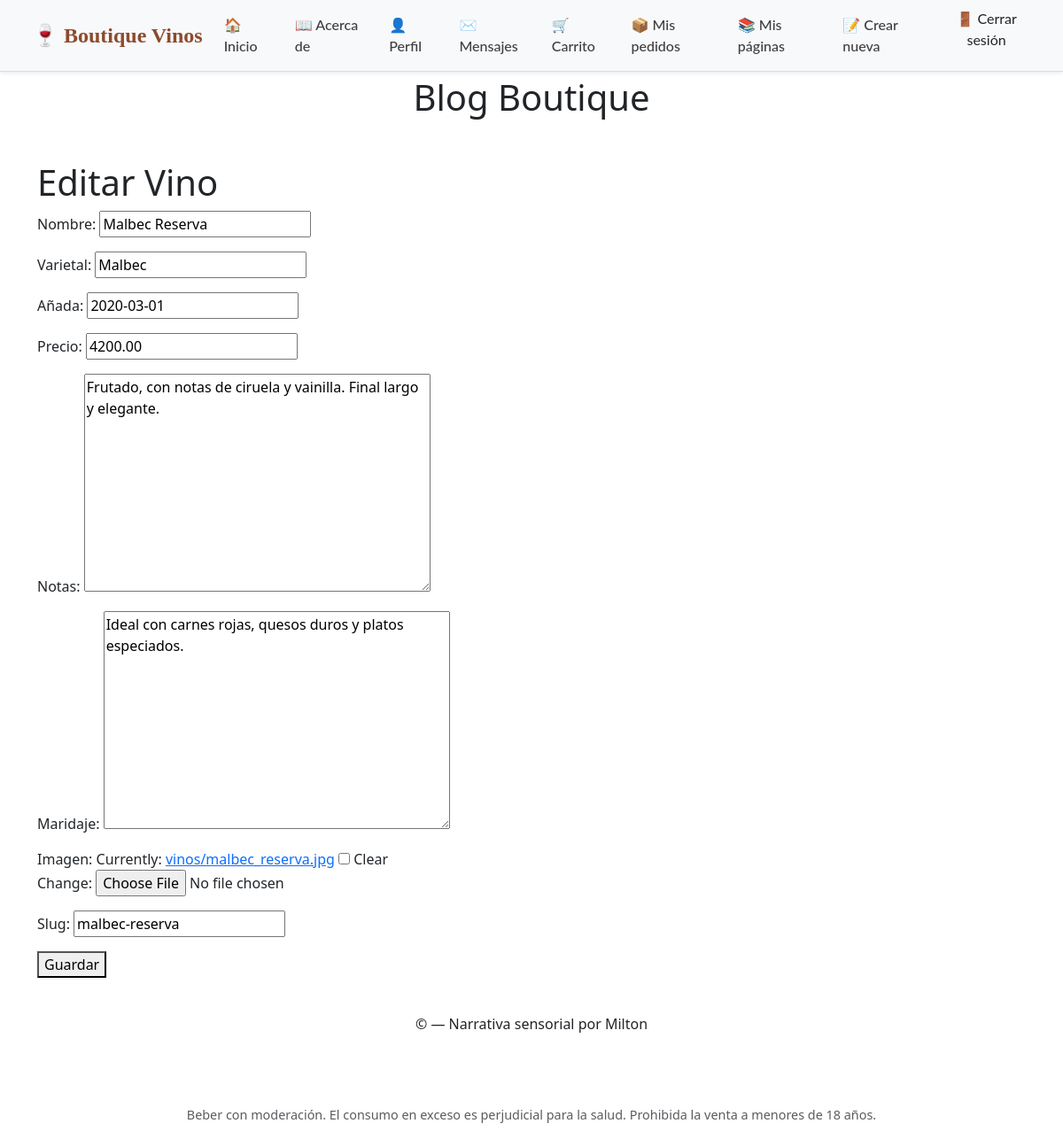
The page /pages/vinos/update/malbec-reserva/ (signed in) on the database its author committed.
### pages/models.py (models this page shows, shortened)
class Vino(models.Model):
    nombre = models.CharField(max_length=100)
    varietal = models.CharField(max_length=100)
    añada = models.DateField()
    precio = models.DecimalField(max_digits=8, decimal_places=2, default=0.00)
    notas = RichTextField()
    maridaje = models.TextField()
    imagen = models.ImageField(upload_to='vinos/', blank=True, null=True)
    slug = models.SlugField(unique=True)

### pages/views.py (the view)
# urls.py: path('vinos/update/<slug:slug>/', VinoUpdateView.as_view(), name='vino_update'),
class VinoUpdateView(LoginRequiredMixin, UpdateView):
    model = Vino
    fields = ['nombre', 'varietal', 'añada', 'precio', 'notas', 'maridaje', 'imagen', 'slug']
    template_name = 'pages/vino_form.html'
    success_url = reverse_lazy('pages:vino_list')
    extra_context = {
        'title': 'Editar Vino',
        'show_navbar': False
    }

### messenger/context_processors.py (called while the page is built)
def mensajes_no_leidos(request):
    if request.user.is_authenticated:
        count = Message.objects.filter(recipient=request.user, read=False).count()
        return {'mensajes_no_leidos': count}
    return {}

### pages/templates/pages/vino_form.html (shortened to what this page needs)
{% extends 'base.html' %}
{% block content %}
  <h1>{% if form.instance.pk %}Editar{% else %}Crear{% endif %} Vino</h1>
  <form method="post" enctype="multipart/form-data">
    {{ form.as_p }}
    <button type="submit">Guardar</button>
  </form>
{% endblock %}

### static/css/boutique.css (style rules this page uses)
body { font-family: 'Georgia', serif; background-color: #fdfdfd; color: #2c2c2c; line-height: 1.6; }

### static/pages/css/pages.css (style rules this page uses)
body { font-family: 'Cormorant Garamond', serif; background-color: #fdfaf6; color: #3a2c2c; margin: 0; padding: 0; }
h1, h2 { font-weight: 600; margin-bottom: 0.5em; }
a { text-decoration: none; color: #7b3f00; transition: color 0.3s ease; }

### rows shown on the page
Vino: nombre "Malbec Reserva", varietal "Malbec", añada "2020-03-01", precio "4200.00", notas "Frutado, con notas de ciruela y vainilla. Final largo y elegante.", maridaje "Ideal con carnes rojas, quesos duros y platos especiados.", slug "malbec-reserva"
